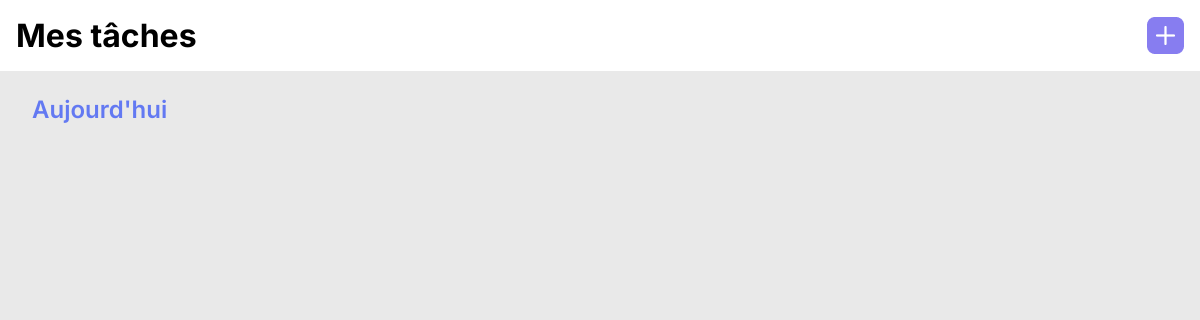
Before: / with the older database file.
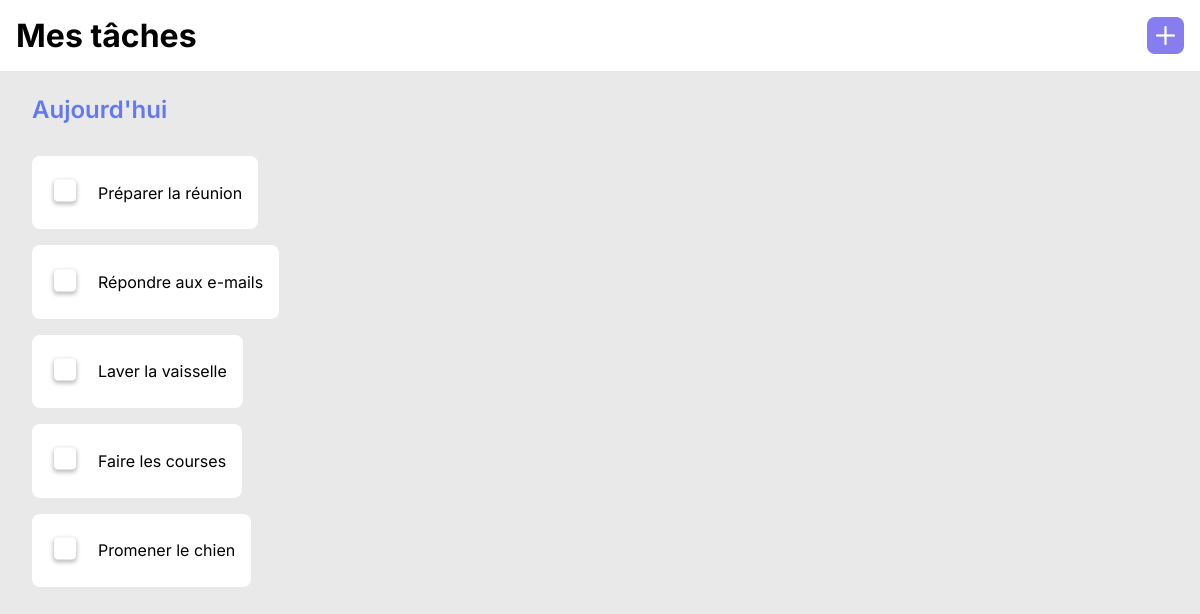
After: the same page with the newer database file.
### tables this page shows
CREATE TABLE IF NOT EXISTS `task` (
  `id_task` int NOT NULL AUTO_INCREMENT,
  `title` varchar(255) NOT NULL,
  `description` varchar(255) NOT NULL,
  `date_creation` datetime NOT NULL DEFAULT CURRENT_TIMESTAMP,
  `is_completed` tinyint(1) NOT NULL DEFAULT '0',
  `ranking` int NOT NULL,
  PRIMARY KEY (`id_task`)
);

### includes/_functions.php (the view)
<?php
function getList(array $array) :string  {
                    $html = '<ul class="list">';
                    foreach ($array as $task) {
                        if ($task['is_completed'] == 0){
                            $img = 'img/checkbox.png" alt="checkbox"';
                        }
                        else{$img= 'img/checkbox_completed.png" alt="checkbox completed"';}
                        $html .= '<li class="list-item"><img src="'.$img.'">';
                        $html .= $task['title']."</li>";
                    }
                    $html .= '</ul>';
                    return $html;
                }

### includes/_head.php (shortened to what this page needs)
<!DOCTYPE html>
<html lang="fr">
<head>
    <link rel="stylesheet" href="css/style.css">
</head>

### index.php (shortened to what this page needs)
<?php require 'includes/_head.php';
require 'includes/_database.php';
require 'includes/_functions.php';
$query = $dbCo->prepare('SELECT title, description, date_creation, is_completed, ranking FROM task WHERE is_completed = 0 ORDER BY date_creation');
$query->execute();
$tasks = $query->fetchAll();
?>
<body>
    <header class="header">
        <h2>Mes tâches</h2>
        <img src="img/plus-violet.png" alt="plus dans une case violette">
    </header>
    <main>
        <section>
            <article class="container">
                <h3 class="container-subtitle">Aujourd'hui</h3>
                <?=getList($tasks)?>
            </article>
        </section>
    </main>
</body>
</html>

### css/style.css (style rules this page uses)
:root { --primary-color:#101010; --secondary-color: #E9E9E9; --contrast-color: #6379F2; --white: #ffffff; }
* { box-sizing: border-box; margin: 0; padding: 0; list-style: none; }
body { background-color: var(--secondary-color); font-family: Inter, sans-serif; }
.header { background-color: var(--white); padding: 1rem; display: flex; justify-content: space-between; align-items: center; }
.header > h2 { font-size: 2rem; }
.container-subtitle { color: var(--contrast-color); font-weight: 600; padding-top: 1.5rem; padding-bottom: 1rem; margin-left: 2rem; font-size: 1.5rem; }
.list { padding-top: 1rem; display: flex; flex-direction: column; align-items: flex-start; gap: 1rem; }
.list-item { background-color: var(--white); padding: 1.2rem 1rem; margin: 0 2rem; border-radius: .5rem; display: inline-flex; align-items: center; gap: 1rem; }

Changed rows visible on the page:
added task: title "Préparer la réunion"
added task: title "Répondre aux e-mails"
added task: title "Laver la vaisselle"
added task: title "Faire les courses"
added task: title "Promener le chien"
